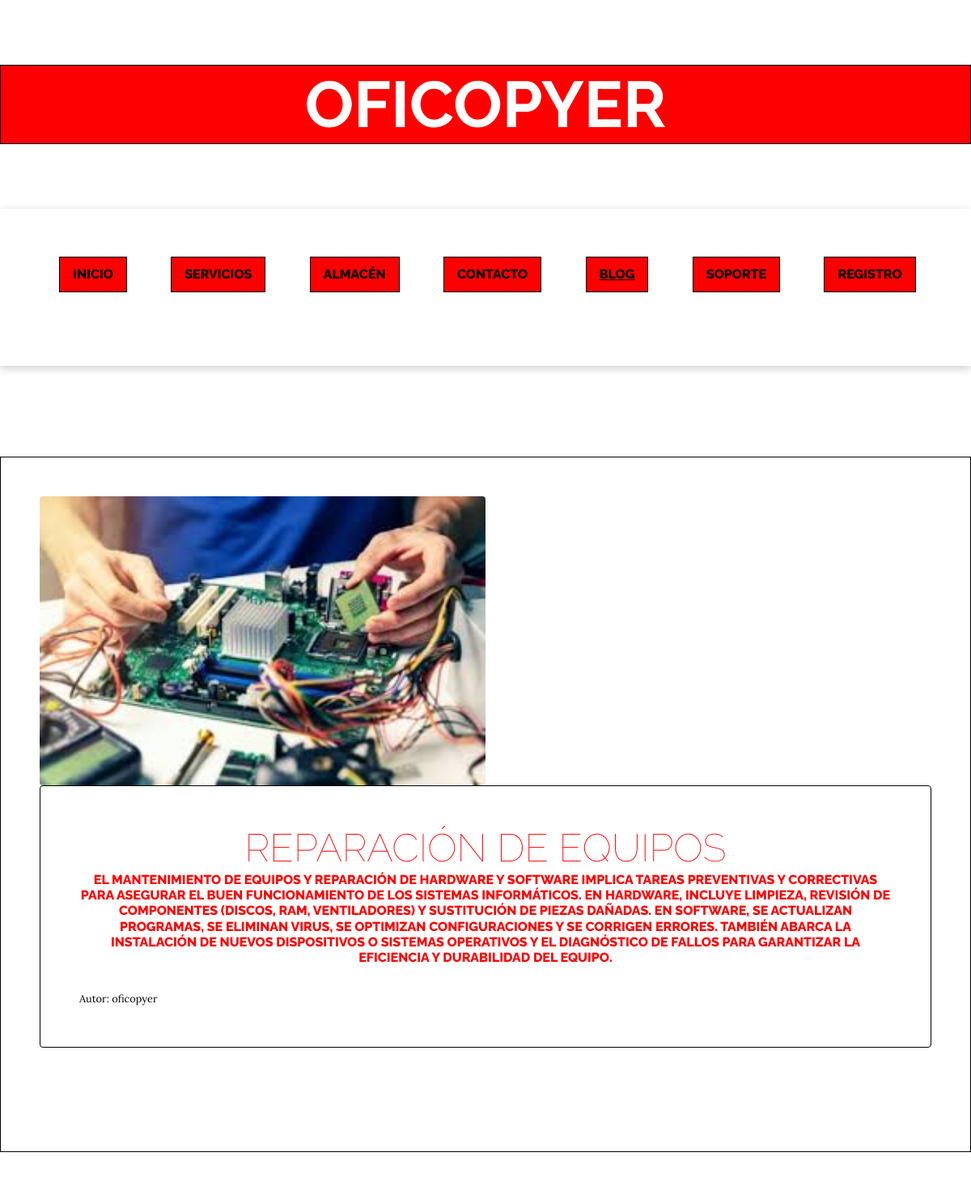
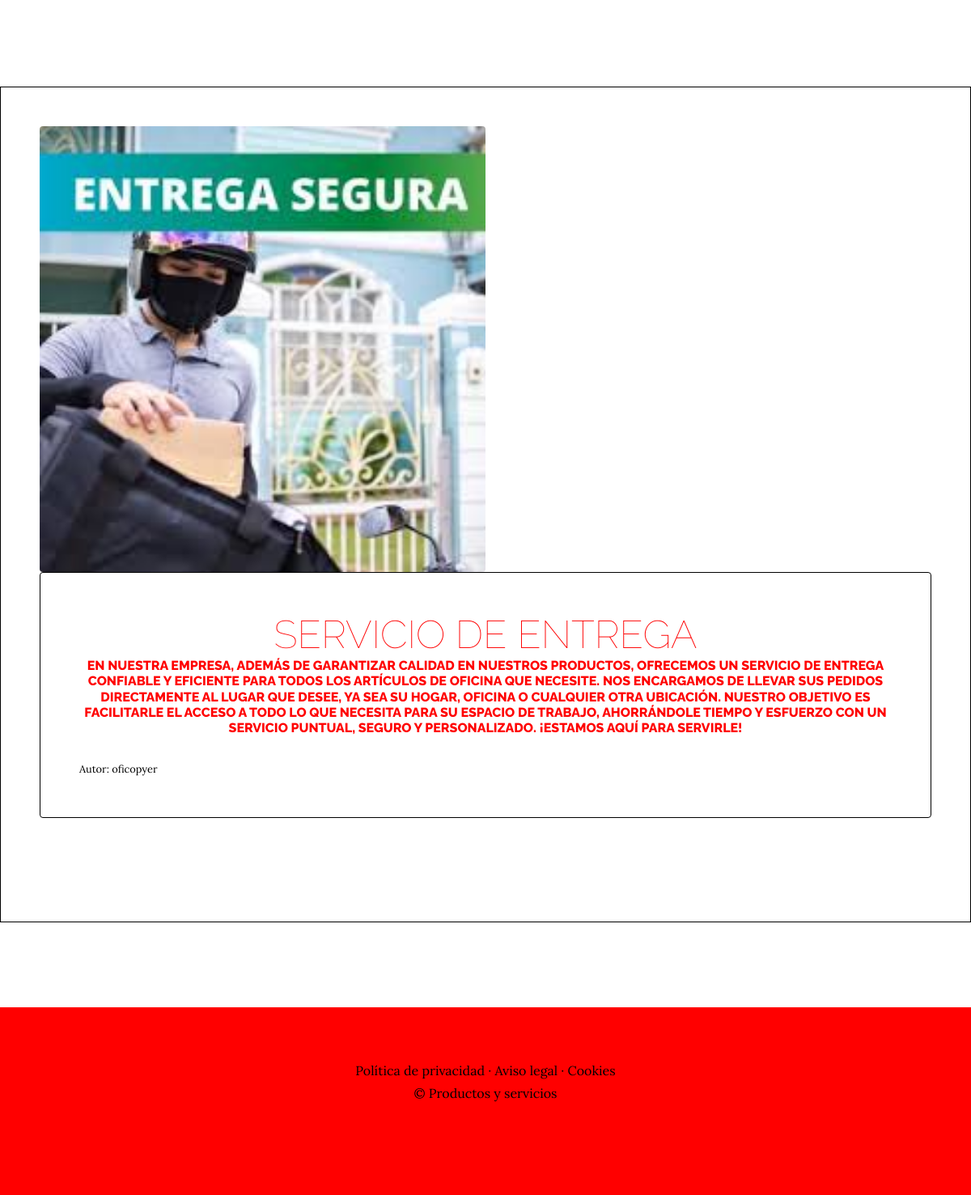
Screenshot of /blog/ with the database file from the repository (2 pictures, top to bottom).
### blog/models.py (models this page shows, shortened)
class Post(models.Model):
    titulo=models.CharField(max_length=1000)
    contenido=models.CharField(max_length=1000)
    imagen=models.ImageField(upload_to='blog', null=True, blank=True)
    autor=models.ForeignKey(User, on_delete=models.CASCADE)
    categorias=models.ManyToManyField(Categoria)
    created=models.DateTimeField(auto_now_add=True)
    updated=models.DateTimeField(auto_now_add=True)
    class Meta:
        verbose_name='post'
        verbose_name_plural='posts'

### blog/views.py (the view)
# urls.py: 2. Add a URL to urlpatterns:  path('blog/', include('blog.urls'))
def blog(request):
    categoria=Categoria.objects.all()
    posts=Post.objects.all()
    return render(request, "blog/blog.html",  {"posts": posts, 'categoria':categoria })

### blog/templates/blog/blog.html (shortened to what this page needs)
{% extends "ProyectoWebApp/base.html" %}
{% load static %}
{% block content %}
    {% for post in posts %}
    <section class="page-section clearfix">
        <div class="container">
          <div class="intro">
            <img class="intro-img img-fluid mb-3 mb-lg-0 rounded" src="{{post.imagen.url}}" alt="" style="width: 50%;">
            <div class="intro-text left-0 text-center bg-faded p-5 rounded">
              <h2 class="section-heading mb-4" >
                <span class="section-heading-lower">{{post.titulo}}</span>
                <span class="section-heading-upper">{{post.contenido}}</span>
              </h2>
              <div style="text-align: left; font-size: 0.8em;">
                Autor: {{post.autor}}
              </div>
            </div>
          </div>
        </div>
      </section>
    {% endfor %}
    <section>
        <div style="width:75%; margin: auto; text-align: center; color: white;">
        </div>
    </section>
{% endblock %}

### ProyectoWebApp/static/ProyectoWebApp/css/gestion.css (style rules this page uses)
body { font-family: 'Lora', serif; background-color: white; color: black; margin: 0; padding: 0; line-height: 1.6; min-height: 100vh; display: flex; flex-direction: column; }
h1, h2, h3, h4, h5, h6 { font-family: 'Raleway', sans-serif; color: black; margin-bottom: 1rem; }
.page-section { margin-top: 5rem; margin-bottom: 5rem; border: 1px solid black; padding: 2rem; }
.section-heading { text-transform: uppercase; color: red; margin-bottom: 2rem; }
.section-heading .section-heading-upper { display: block; font-size: 1rem; font-weight: 800; padding-bottom: 0.5rem; color: red; }
.section-heading .section-heading-lower { display: block; font-size: 3rem; font-weight: 100; color: red; }
.bg-faded { background-color: rgba(255, 255, 255, 0.85); border: 1px solid black; margin-bottom: 2rem; }
.container { margin-bottom: 3rem; padding: 1rem; }

### rows the page displays
Post: imagen (picture), titulo "REPARACIÓN DE EQUIPOS", contenido "EL MANTENIMIENTO DE EQUIPOS Y REPARACIÓN DE HARDWARE Y SOFTWARE IMPLICA TAREAS PREVENTIVAS Y CORRECTIVAS PARA ASEGURAR EL BUEN FUNCIONAMIENTO DE LOS SISTEMAS INFORMÁTICOS. EN HARDWARE, INCLUYE LIMPIEZA, REVISIÓN DE COMPONENTES (DISCOS, RAM, VENTILADORES) Y SUSTITUCIÓN DE PIEZAS DAÑADAS. EN SOFTWARE, SE ACTUALIZAN PROGRAMAS, SE ELIMINAN VIRUS, SE OPTIMIZAN CONFIGURACIONES Y SE CORRIGEN ERRORES. TAMBIÉN ABARCA LA INSTALACIÓN DE NUEVOS DISPOSITIVOS O SISTEMAS OPERATIVOS Y EL DIAGNÓSTICO DE FALLOS PARA GARANTIZAR LA EFICIENCIA Y DURABILIDAD DEL EQUIPO.", autor "oficopyer"
Post: imagen (picture), titulo "SERVICIO DE ENTREGA", contenido "EN NUESTRA EMPRESA, ADEMÁS DE GARANTIZAR CALIDAD EN NUESTROS PRODUCTOS, OFRECEMOS UN SERVICIO DE ENTREGA CONFIABLE Y EFICIENTE PARA TODOS LOS ARTÍCULOS DE OFICINA QUE NECESITE. NOS ENCARGAMOS DE LLEVAR SUS PEDIDOS DIRECTAMENTE AL LUGAR QUE DESEE, YA SEA SU HOGAR, OFICINA O CUALQUIER OTRA UBICACIÓN. NUESTRO OBJETIVO ES FACILITARLE EL ACCESO A TODO LO QUE NECESITA PARA SU ESPACIO DE TRABAJO, AHORRÁNDOLE TIEMPO Y ESFUERZO CON UN SERVICIO PUNTUAL, SEGURO Y PERSONALIZADO. ¡ESTAMOS AQUÍ PARA SERVIRLE!", autor "oficopyer"
